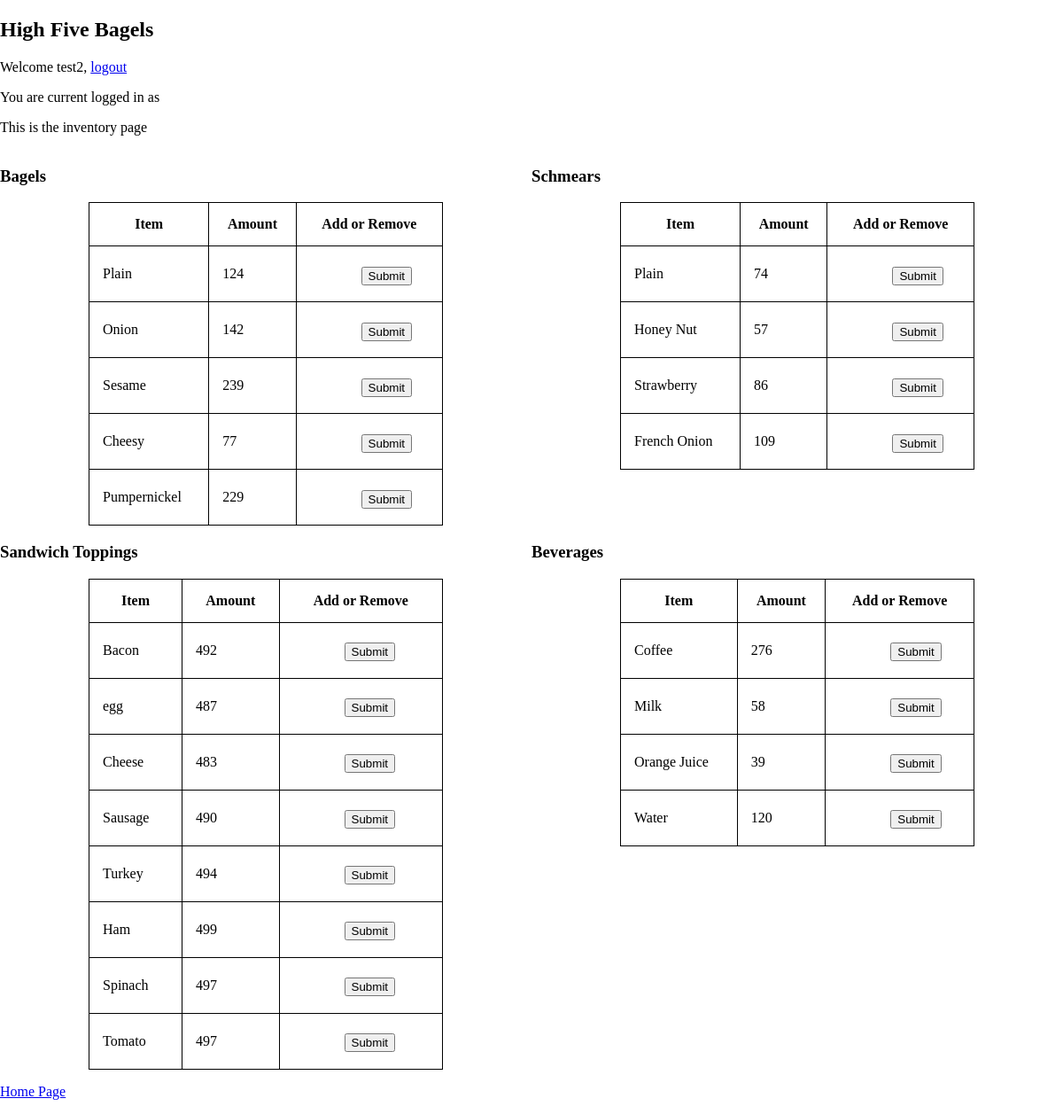
/home/inventory/ (signed in), run on an earlier commit of the app's database.
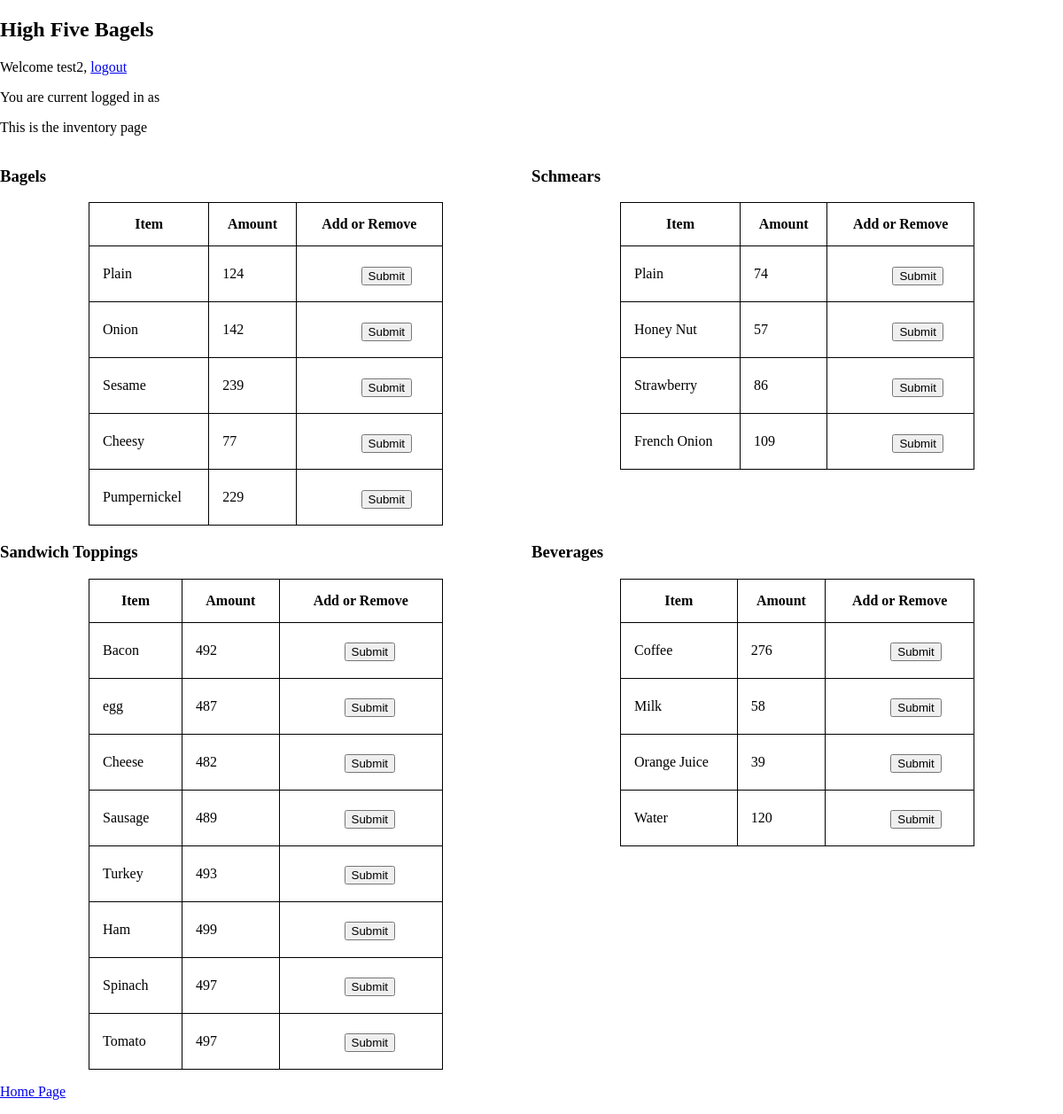
And on a later commit of the database.
### home/models.py (models this page shows, shortened)
class Ingredients(models.Model):
    type = models.CharField(max_length=200)
    price = models.DecimalField(decimal_places=2, max_digits=10)
    inv_count = models.IntegerField(default=0)

### home/views.py (the view, shortened to what this page needs)
# urls.py: path('inventory/', views.inventory, name='inventory'),
def inventory(request):
    bagel_list = foodItem.objects.exclude(
        type__in = ['Sandwich', 'Shmear', 'Drink'],
    )
    shmear_list = foodItem.objects.exclude(
        type__in = ['Sandwich', 'Drink', 'Bagel'],
    )
    drink_list = foodItem.objects.exclude(
        type__in = ['Sandwich', 'Bagel', 'Shmear'],
    )
    ing_list = Ingredients.objects.all()
    context = {
        'user': request.user,
        'bagel_list' : bagel_list,
        'shmear_list' : shmear_list,
        'drink_list' : drink_list,
        'ing_list' : ing_list,
    }
    return render(request, 'home/inventory.html', context)

### home/templates/home/inventory.html (shortened to what the changed rows need)
{% load static %}
<!DOCTYPE html>
<html lang="en">
	<head>
		<link href="{% static 'home/style.css' %}" rel="stylesheet">
	</head>
	<body>
		<h2>High Five Bagels</h2>
		{% if user.is_authenticated %}
		<div class="row">
			<div class="column">
                <table class="center">
                    <thead>
						<tr>
							<th>Item</th>
							<th>Amount</th>
                            <th>Add or Remove</th>
						</tr>
					</thead>
                </table>
			</div>
			<div class="column">
                <table class="center">
                    <thead>
						<tr>
							<th>Item</th>
							<th>Amount</th>
                            <th>Add or Remove</th>
						</tr>
					</thead>
                </table>
			</div>
		</div>
		<div class="row">
			<div class="column">
                <table class="center">
                    <thead>
						<tr>
							<th>Item</th>
							<th>Amount</th>
                            <th>Add or Remove</th>
						</tr>
					</thead>
                    <tbody>
                        {% for ing_item in ing_list %}
                        <tr>
                            <td class="left">{{ ing_item.type }}</td>
                            <td>{{ ing_item.inv_count }}</td>
                            <td>
                                <form method="post">
                                    <input style="width:40px" type="number" name="amount" value="amount" required="Please add an amount" />
                                    <button type="submit">Submit</button>
                                </form>
                            </td>
                        </tr>
                        {% endfor %}
                    </tbody>
                </table>
			</div>
			<div class="column">
                <table class="center">
                    <thead>
						<tr>
							<th>Item</th>
							<th>Amount</th>
                            <th>Add or Remove</th>
						</tr>
					</thead>
                </table>
			</div>
		</div>
		{% else %}
		<p>You are not currently logged in, <a href="/accounts/login/">login here.</a>
		{% endif %}
	</body>
</html>

What changed in the data, as far as the page shows it:
changed Ingredients "Cheese": inv_count "483" → "482"
changed Ingredients "Sausage": inv_count "490" → "489"
changed Ingredients "Turkey": inv_count "494" → "493"
